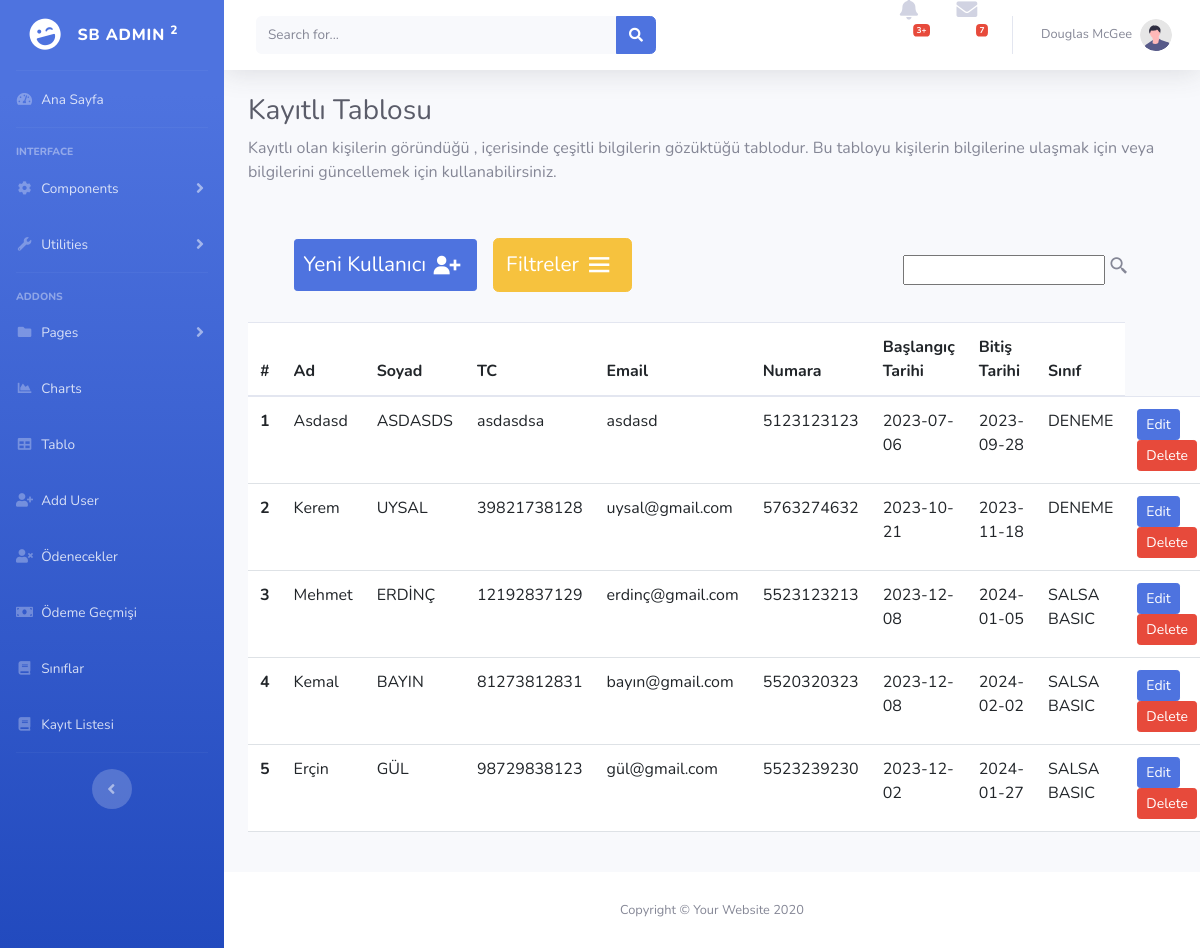
The page /Codes/tables.php on the database its author committed.
### tables this page shows
CREATE TABLE `bilgiler` (
  `id` int(4) NOT NULL,
  `name` varchar(32) NOT NULL,
  `surname` varchar(32) NOT NULL,
  `email` varchar(64) NOT NULL,
  `number` varchar(10) NOT NULL,
  `date` date NOT NULL,
  `ldate` date NOT NULL,
  `tc` varchar(11) NOT NULL,
  `tür` varchar(24) NOT NULL,
  `sınıf` varchar(32) NOT NULL,
  `cinsiyet` varchar(12) NOT NULL,
  `fiyat` int(11) NOT NULL
);

### Codes/tables.php (the view, shortened to what this page needs)
<?php
  $mysqli = require __DIR__ . "/db.php";
  $sql ="SELECT * FROM bilgiler";
  $result = $mysqli ->query($sql);
  $tsql = "SELECT * FROM sınıflar";
    $tresult = $mysqli ->query($tsql);
    $tname_array = array();
    while ($row = $tresult->fetch_assoc()) {
        $tname_array[] = $row['tname'];
    }
    $tname_json = json_encode($tname_array);
?>
<!DOCTYPE html>
<html lang="en">
<head>
    <link href="https://cdn.jsdelivr.net/npm/bootstrap@5.3.0-alpha1/dist/css/bootstrap.min.css" rel="stylesheet">
    <link href='https://unpkg.com/boxicons@2.1.4/css/boxicons.min.css' rel='stylesheet'>
    <link rel="stylesheet" href="css/tablo.css">
    <link href="vendor/fontawesome-free/css/all.min.css" rel="stylesheet" type="text/css">
    <link href="css/sb-admin-2.min.css" rel="stylesheet">
    <link href="vendor/datatables/dataTables.bootstrap4.min.css" rel="stylesheet">
</head>
<body id="page-top">
    <div id="wrapper">
        <ul class="navbar-nav bg-gradient-primary sidebar sidebar-dark accordion" id="accordionSidebar">
            <a class="sidebar-brand d-flex align-items-center justify-content-center" href="index.html">
                <div class="sidebar-brand-icon rotate-n-15">
                    <i class="fas fa-laugh-wink"></i>
                </div>
                <div class="sidebar-brand-text mx-3">SB Admin <sup>2</sup></div>
            </a>
            <hr class="sidebar-divider my-0">
            <li class="nav-item">
                <a class="nav-link" href="index.php">
                    <i class="fas fa-fw fa-tachometer-alt"></i>
                    <span>Ana Sayfa</span></a>
            </li>
            <hr class="sidebar-divider">
            <div class="sidebar-heading">
                Interface
            </div>
            <li class="nav-item">
                <a class="nav-link collapsed" href="#" data-toggle="collapse" data-target="#collapseTwo"
                    aria-expanded="true" aria-controls="collapseTwo">
                    <i class="fas fa-fw fa-cog"></i>
                    <span>Components</span>
                </a>
            </li>
            <li class="nav-item">
                <a class="nav-link collapsed" href="#" data-toggle="collapse" data-target="#collapseUtilities"
                    aria-expanded="true" aria-controls="collapseUtilities">
                    <i class="fas fa-fw fa-wrench"></i>
                    <span>Utilities</span>
                </a>
            </li>
            <hr class="sidebar-divider">
            <div class="sidebar-heading">
                Addons
            </div>
            <li class="nav-item">
                <a class="nav-link collapsed" href="#" data-toggle="collapse" data-target="#collapsePages"
                    aria-expanded="true" aria-controls="collapsePages">
                    <i class="fas fa-fw fa-folder"></i>
                    <span>Pages</span>
                </a>
            </li>
            <li class="nav-item">
                <a class="nav-link" href="charts.html">
                    <i class="fas fa-fw fa-chart-area"></i>
                    <span>Charts</span></a>
            </li>
            <li class="nav-item">
                <a class="nav-link" href="tables.php">
                    <i class="fas fa-fw fa-table"></i>
                    <span>Tablo</span></a>
            </li>
            <li class="nav-item">
                <a class="nav-link" href="addUser.php">
                    <i class="fas fa-fw fa-user-plus"></i>
                    <span>Add User</span></a>
            </li>
            <li class="nav-item">
                <a class="nav-link" href="later.php">
                    <i class="fas fa-fw fa-user-times"></i>
                    <span>Ödenecekler</span></a>
            </li>
            <li class="nav-item">
                <a class="nav-link" href="ödemeler.php">
                <i class="fas fa-fw fa-money-bill"></i>
                <span>Ödeme Geçmişi</span></a>
            </li>
            <li class="nav-item">
                <a class="nav-link" href="sınıflar.php">
                    <i class="fas fa-fw fa-book"></i>
                    <span>Sınıflar</span></a>
            </li>
            <li class="nav-item">
                <a class="nav-link" href="kayitYenileme.php">
                    <i class="fas fa-fw fa-book"></i>
                    <span>Kayıt Listesi</span></a>
            </li>
            <hr class="sidebar-divider d-none d-md-block">
            <div class="text-center d-none d-md-inline">
                <button class="rounded-circle border-0" id="sidebarToggle"></button>
            </div>
        </ul>
        <div id="content-wrapper" class="d-flex flex-column">
            <div id="content">
                <nav class="navbar navbar-expand navbar-light bg-white topbar mb-4 static-top shadow">
                    <form
                        class="d-none d-sm-inline-block form-inline mr-auto ml-md-3 my-2 my-md-0 mw-100 navbar-search">
                        <div class="input-group">
                            <input type="text" class="form-control bg-light border-0 small" placeholder="Search for..."
                                aria-label="Search" aria-describedby="basic-addon2">
                            <div class="input-group-append">
                                <button class="btn btn-primary" type="button">
                                    <i class="fas fa-search fa-sm"></i>
                                </button>
                            </div>
                        </div>
                    </form>
                    <ul class="navbar-nav ml-auto">
                        <li class="nav-item dropdown no-arrow mx-1">
                            <a class="nav-link dropdown-toggle" href="#" id="alertsDropdown" role="button"
                                data-toggle="dropdown" aria-haspopup="true" aria-expanded="false">
                                <i class="fas fa-bell fa-fw"></i>
                                <span class="badge badge-danger badge-counter">3+</span>
                            </a>
                        </li>
                        <li class="nav-item dropdown no-arrow mx-1">
                            <a class="nav-link dropdown-toggle" href="#" id="messagesDropdown" role="button"
                                data-toggle="dropdown" aria-haspopup="true" aria-expanded="false">
                                <i class="fas fa-envelope fa-fw"></i>
                                <span class="badge badge-danger badge-counter">7</span>
                            </a>
                        </li>
                        <li class="nav-item dropdown no-arrow">
                            <a class="nav-link dropdown-toggle" href="#" id="userDropdown" role="button"
                                data-toggle="dropdown" aria-haspopup="true" aria-expanded="false">
                                <span class="mr-2 d-none d-lg-inline text-gray-600 small">Douglas McGee</span>
                                <img class="img-profile rounded-circle"
                                    src="img/undraw_profile.svg">
                            </a>
                        </li>
                    </ul>
                </nav>
                <div class="container-fluid">
                    <h1 class="h3 mb-2 text-gray-800">Kayıtlı Tablosu</h1>
                    <p class="mb-4">Kayıtlı olan kişilerin göründüğü , içerisinde çeşitli bilgilerin gözüktüğü tablodur. Bu tabloyu kişilerin bilgilerine ulaşmak için veya bilgilerini güncellemek için
                        kullanabilirsiniz.</p>
                    <div class="search">
                        <div class="box" style="display: inline-flex; align-items: center;">
                        <a href="addUser.php" class="btn btn-primary btn-sm" id="userAdd">Yeni Kullanıcı<i class='bx bxs-user-plus'></i></a><button id="filt" type="button" class="btn btn-warning"> Filtreler <i class='bx bx-menu'></i></button>
                        </div>
                        <div class="box">
                        <input type="text" class ="searchh"> <i class='bx bx-search-alt-2'></i>
                        </div>
                    </div>
                    <form action="update-process.php" method='post'>
                        <table class="table caption-top">
                        <caption>
                        </caption>
                            <thead>
                            <tr>
                                <th scope="col">#</th>
                                <th scope="col">Ad</th>
                                <th scope="col">Soyad</th>
                                <th scope="col">TC</th>
                                <th scope="col">Email</th>
                                <th scope="col">Numara</th>
                                <th scope="col">Başlangıç Tarihi</th>
                                <th scope="col">Bitiş Tarihi</th>
                                <th scope="col" class="">Sınıf</th>
                            </tr>
                            </thead>
                            <tbody>
                            <?php
                                $i = 1;
                                while($row = $result->fetch_assoc()){
                                    $row_class = (htmlspecialchars($formatted_date ?? date('Y-m-d')) > $row['ldate']) ? 'bg-warning' : '';
                                    $row_classs = ($row['id']==91) ? 'hidden' : '';
                                    $i = ($row['id']==91) ? $i-=1 : $i = $i;
                                    echo "
                                        <tr class='$row_class $row_classs $row[cinsiyet]'>
                                            <th scope='row' class='$row[id]' id='id_id$row[id]'><span id='id_$row[id]'>$i</span></th>
                                            <td class='$row[name]' id='name_id$row[id]'><span id='name_$row[id]'>$row[name]</span></td>
                                            <td class='$row[surname]' id='surname_id$row[id]'><span id='surname_$row[id]'>$row[surname]</span></td>
                                            <td class='$row[tc]' id='tc_id$row[id]'><span id='tc_$row[id]'>$row[tc]</span></td>
                                            <td class='$row[email]' id='email_id$row[id]'><span id='email_$row[id]'>$row[email]</span></td>
                                            <td class='$row[number]' id='number_id$row[id]'><span id='number_$row[id]'>$row[number]</span></td>
                                            <td class='$row[date]' id='date_id$row[id]'><span id='date_$row[id]'>$row[date]</span></td>
                                            <td class='$row[ldate]' id='ldate_id$row[id]'><span id='ldate_$row[id]'>$row[ldate]</span></td>
                                            <td class='$row[tür] tür hidden' id='tür_id$row[id]'><span id='tür_$row[id]'>$row[tür]</span></td>
                                            <td class='$row[sınıf] sınıf' id='sınıf_id$row[id]'><span id='sınıf_$row[id]' >$row[sınıf]</span></td>
                                            <td id='edit_id$row[id]' class='edit_buttons'>
                                                <a class='btn btn-primary btn-sm edit-btn' id='edit-$row[id]' onClick='tikla($row[id],$tname_json)'>Edit</a>
                                                <button class='btn btn-danger btn-sm delete-btn' id='delete-$row[id]' value='$row[id]' name ='delete' type='button' onclick='checkDelete(this)'>Delete</button>
                                            </td>
                                            <td id='edit_id$row[id]' class='hidden_buttons d-none'>
                                                <button class='btn btn-success btn-sm delete-btn' id='delete-$row[id]' value='$row[id]' type ='button' onclick='cancelDelete(this)' >İptal</button>
                                                <button class='btn btn-danger btn-sm delete-btn' id='delete-$row[id]' value='$row[id]' name ='delete' type='submit' >Sil</button>
                                            </td>
                                        </tr>
                                    ";
                                $i +=1;
                                }
                            ?>
                            </tbody>
                        </table>
                    </form>
                </div>
            </div>
            <footer class="sticky-footer bg-white">
                <div class="container my-auto">
                    <div class="copyright text-center my-auto">
                        <span>Copyright &copy; Your Website 2020</span>
                    </div>
                </div>
            </footer>
        </div>
    </div>
</body>
</html>

### Codes/css/tablo.css (style rules this page uses)
.search { display: flex; flex-direction: row; justify-content: space-between; padding: 30px 5%; width: 100%; }
.search .box input,.search .box .bx-search-alt-2 { margin-top: 2.2vh; }
button { border: none; background-color: transparent; }
i { font-size: 1.3em; cursor: pointer; height: 100%; }
#userAdd { font-size: 1.3rem; color: #fff; display: flex; align-items: center; }
#userAdd .bxs-user-plus { font-size: 2rem; padding: 5px; }
#filt { font-size: 1.3rem; margin-left: 2vh; display: flex; align-items: center; }
#filt .bx-menu { font-size: 1.9rem; padding: 5px; }
.table { color: #575758 !important; }
tbody tr:nth-child(odd) { background-color: #fff; }

### rows shown on the page
bilgiler: name "Asdasd", surname "ASDASDS", tc "asdasdsa", email "asdasd", number "5123123123", date "2023-07-06", ldate "2023-09-28", sınıf "DENEME"
bilgiler: name "Kerem", surname "UYSAL", tc "39821738128", email "uysal@gmail.com", number "5763274632", date "2023-10-21", ldate "2023-11-18", sınıf "DENEME"
bilgiler: name "Mehmet", surname "ERDİNÇ", tc "12192837129", email "erdinç@gmail.com", number "5523123213", date "2023-12-08", ldate "2024-01-05", sınıf "SALSA BASIC"
bilgiler: name "Kemal", surname "BAYIN", tc "81273812831", email "bayın@gmail.com", number "5520320323", date "2023-12-08", ldate "2024-02-02", sınıf "SALSA BASIC"
bilgiler: name "Erçin", surname "GÜL", tc "98729838123", email "gül@gmail.com", number "5523239230", date "2023-12-02", ldate "2024-01-27", sınıf "SALSA BASIC"
